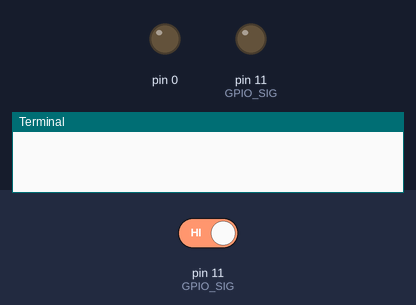
The program below on a simulated Raspberry Pi (header pin numbers). Shown: output pins drawn as LEDs (lit = HIGH), the last lines printed to the terminal. The inputs (shaded band) are chosen by the test bench; at power-on: pin 11 (GPIO_SIG) HIGH. The clock reads 2024-03-15 10:24:30 at power-on unless the program sets it.

Above: at 1.2 s.
1.3 s: pin 11 (GPIO_SIG) driven LOW
At 1.75 s:
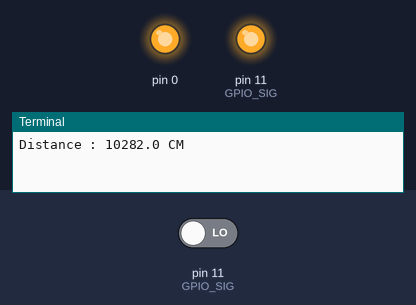
At 3.3 s:
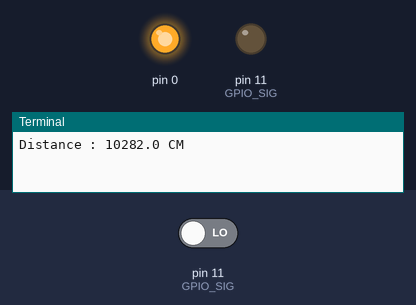
Timing chart, 0 to 4.8 s (numbered marks = the images above; inputs shaded):
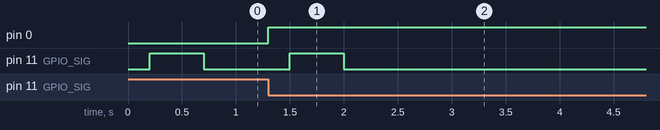

The program:

main.py
```python
#!/usr/bin/env python

import RPi.GPIO as GPIO
import time

# Define pin 11 as the ultrasound pin
GPIO_SIG = 11

def getAndPrint():

    # Endlessly measure
    while(True):
        measurementInCM()

    # Reset GPIO settings
    GPIO.cleanup()


def measurementInCM():

    # setup the GPIO_SIG as output
    GPIO.setup(GPIO_SIG, GPIO.OUT)

    GPIO.output(GPIO_SIG, GPIO.LOW)
    time.sleep(0.2)
    GPIO.output(GPIO_SIG, GPIO.HIGH)
    time.sleep(0.5)
    GPIO.output(GPIO_SIG, GPIO.LOW)
    start = time.time()

    # setup GPIO_SIG as input
    GPIO.setup(GPIO_SIG, GPIO.IN)

    # get duration from Ultrasonic SIG pin
    while GPIO.input(GPIO_SIG) == 0:
        start = time.time()

    while GPIO.input(GPIO_SIG) == 1:
        stop = time.time()

    measurementPulse(start, stop)


def measurementPulse(start, stop):

    # Calculate pulse length
    elapsed = stop-start

    # Distance pulse travelled in that time is time
    # multiplied by the speed of sound (cm/s)
    distance = elapsed * 34300

    # That was the distance there and back so halve the value
    distance = distance / 2

    outfile = open('/dev/pi-blaster','w')

    # Calculate an LED brightness value between 0 and 1
    percent = (distance * 2) / 100.0

    # If more then 1 meter away, default to full brightness
    if(percent > 1):
        percent = 1.0

    # Prepare string to be written to /dev/pi-blaster
    # i.e "0=0.8\n"
    val = "0="+str(percent)+"\n"

    outfile.write(val)
    outfile.close()

    print "Distance : %.1f CM" % distance


if __name__ == '__main__':
    # rpi board gpio or bcm gpio
    GPIO.setmode(GPIO.BOARD)

    # loop method
    getAndPrint()
```

Measured:
- after the input at 1.3 s, pin 0: LOW → HIGH at once; pin 11 (GPIO_SIG): LOW → HIGH after 0.20 s, → LOW 0.50 s later
